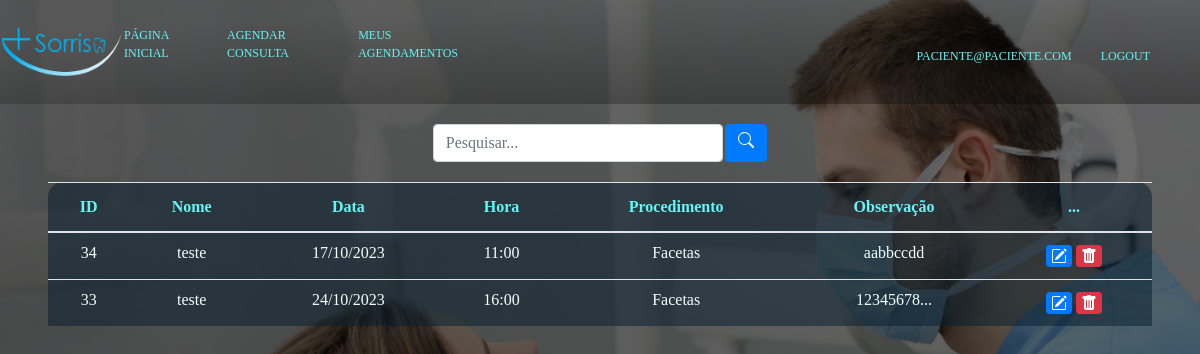
The page /portal/agendamento/meusagendamentos.php (signed in) on the database as committed earlier.
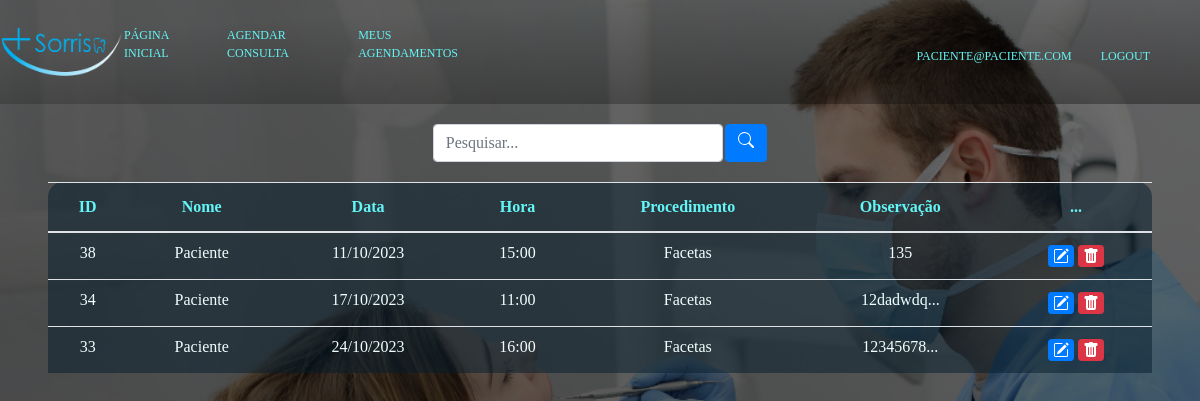
The same page on the database as committed later.
### tables this page shows
CREATE TABLE IF NOT EXISTS `agendamento` (
  `id_agendamento` int(11) NOT NULL AUTO_INCREMENT,
  `id_paciente` int(11) NOT NULL,
  `hora` time NOT NULL,
  `data` date NOT NULL,
  `procedimento` varchar(45) NOT NULL,
  `observacao` varchar(254) DEFAULT NULL,
  PRIMARY KEY (`id_agendamento`),
  KEY `id_paciente` (`id_paciente`)
);

CREATE TABLE IF NOT EXISTS `paciente` (
  `id_paciente` int(11) NOT NULL AUTO_INCREMENT,
  `codigo_login` int(11) NOT NULL,
  `nome_paciente` char(45) NOT NULL,
  `cpf` bigint(11) UNSIGNED ZEROFILL NOT NULL,
  `telefone` bigint(11) NOT NULL,
  PRIMARY KEY (`id_paciente`),
  UNIQUE KEY `UQ_paciente_telefone` (`telefone`),
  UNIQUE KEY `cpf` (`cpf`),
  KEY `fk_paciente_login` (`codigo_login`)
);

### portal/agendamento/meusagendamentos.php (the view, shortened to what this page needs)
<?php
include('../conexao.php');
$codigo_login = $_SESSION['id'];
if (!empty($_GET['search'])) {
    $data = $_GET['search'];
    $sql = "SELECT agendamento.id_agendamento, agendamento.data, agendamento.hora, agendamento.procedimento, agendamento.observacao, paciente.nome_paciente
    FROM agendamento
    JOIN paciente ON agendamento.id_paciente = paciente.id_paciente
    WHERE agendamento.id_paciente = '$codigo_login'
        AND (id_agendamento LIKE '%$data%' OR nome_paciente LIKE '%$data%' OR data LIKE '%$data%' OR hora LIKE '%$data%' OR procedimento LIKE '%$data%')
    ORDER BY agendamento.id_agendamento DESC";
} else {
    $sql = "SELECT agendamento.id_agendamento, agendamento.data, agendamento.hora, agendamento.procedimento, agendamento.observacao, paciente.nome_paciente
    FROM agendamento
    JOIN paciente ON agendamento.id_paciente = paciente.id_paciente
    WHERE agendamento.id_paciente = '$codigo_login'
    ORDER BY agendamento.id_agendamento DESC";
}
$result = $mysqli->query($sql);
?>
<!DOCTYPE html>
<html lang="pt-br">
<head>
	<link rel="stylesheet" href="https://cdn.jsdelivr.net/npm/bootstrap@4.0.0/dist/css/bootstrap.min.css">
	<link rel="stylesheet" type="text/css" href="../css/estilo.css">
</head>
<body>
	<header>
		<div id="conteudo_principal">
			<nav class="menus">
				<a href="../index.php"><img src="../img/sorriso.png"></a>
				<ul class="lista-de-itens">
				<li><a href="../index.php">Página Inicial</a></li>
				<li><a href="agendamento.php">Agendar Consulta</a></li>
				<li><a href="meusagendamentos.php">Meus Agendamentos</a></li>
			</nav>
			<nav>
				<div class="right-items">
					<ul class="itens-da-direita">
					<?php echo "<a class='right-items'>" . $_SESSION['email']. "</a>" ?>
					<li><a href="../Logout.php">Logout</a></li>
				</div>
			</nav>
		</div>
 </header>
</body>
<div class="box-search">
	<input type="search" class="form-control w-25" placeholder="Pesquisar..." id="pesquisar">
	<button onclick="searchData()" class="btn btn-primary">
	</button>
</div>
 <div class="mx-5">
	<table class="table text-aqua table-bg">
		<thead>
			<tr>
				<th scope="col">ID</th>
				<th scope="col">Nome</th>
				<th scope="col">Data</th>
				<th scope="col">Hora</th>
				<th scope="col">Procedimento</th>
				<th scope="col">Observação</th>
				<th scope="col">...</th>
			</tr>
		</thead>
		<tbody class="tbod">
			<?php
				while($user_data = mysqli_fetch_assoc($result))
				{
					echo "<tr>";
					echo "<td>" .substr($user_data['id_agendamento'], 0, 8);
					echo "<td>" .substr($user_data['nome_paciente'], 0, 8);
					echo "<td>" . date_format(new DateTime($user_data['data']), 'd/m/Y') . "</td>";
					echo "<td>" . date_format(new DateTime($user_data['hora']), 'H:i') . "</td>";
					echo "<td>" .$user_data['procedimento']."</td>";
					echo "<td>" .substr($user_data['observacao'], 0, 8);
					if (strlen($user_data['observacao']) > 8) {
						echo "...";
					}
						echo"</td>";
					echo "<td>
						<a class='btn btn-sm btn-primary' href='edit.php?id=$user_data[id_agendamento]'>
							<svg xmlns='http://www.w3.org/2000/svg' width='16' height='16' fill='currentColor' class='bi bi-pencil-square' viewBox='0 0 16 16'>
  								<path d='M15.502 1.94a.5.5 0 0 1 0 .706L14.459 3.69l-2-2L13.502.646a.5.5 0 0 1 .707 0l1.293 1.293zm-1.75 2.456-2-2L4.939 9.21a.5.5 0 0 0-.121.196l-.805 2.414a.25.25 0 0 0 .316.316l2.414-.805a.5.5 0 0 0 .196-.12l6.813-6.814z'/>
  									<path fill-rule='evenodd' d='M1 13.5A1.5 1.5 0 0 0 2.5 15h11a1.5 1.5 0 0 0 1.5-1.5v-6a.5.5 0 0 0-1 0v6a.5.5 0 0 1-.5.5h-11a.5.5 0 0 1-.5-.5v-11a.5.5 0 0 1 .5-.5H9a.5.5 0 0 0 0-1H2.5A1.5 1.5 0 0 0 1 2.5v11z'/>
							</svg>
						</a>
						<a class='btn btn-sm btn-danger' href='javascript:void(0);' onclick='confirmDeleteAgenda($user_data[id_agendamento])'>
							<svg xmlns='http://www.w3.org/2000/svg' width='16' height='16' fill='currentColor' class='bi bi-trash-fill' viewBox='0 0 16 16'>
  								<path d='M2.5 1a1 1 0 0 0-1 1v1a1 1 0 0 0 1 1H3v9a2 2 0 0 0 2 2h6a2 2 0 0 0 2-2V4h.5a1 1 0 0 0 1-1V2a1 1 0 0 0-1-1H10a1 1 0 0 0-1-1H7a1 1 0 0 0-1 1H2.5zm3 4a.5.5 0 0 1 .5.5v7a.5.5 0 0 1-1 0v-7a.5.5 0 0 1 .5-.5zM8 5a.5.5 0 0 1 .5.5v7a.5.5 0 0 1-1 0v-7A.5.5 0 0 1 8 5zm3 .5v7a.5.5 0 0 1-1 0v-7a.5.5 0 0 1 1 0z'/>
							</svg>
						</a>
					</td>";
					echo "</tr>";
				}
				?>
		</tbody>
		</table>
 </div>
 </html>

Rows that differ between the two databases and show on the page:
added agendamento: id_agendamento "38", id_paciente.nome_paciente "Paciente", data "11/10/2023", hora "15:00", procedimento "Facetas", observacao "135"
changed agendamento id 34: id_paciente.nome_paciente "teste" → "Paciente"; observacao "aabbccdd" → "12dadwdq"; now shows "..."
changed through a linked row, agendamento id 33: id_paciente.nome_paciente "teste" → "Paciente"
